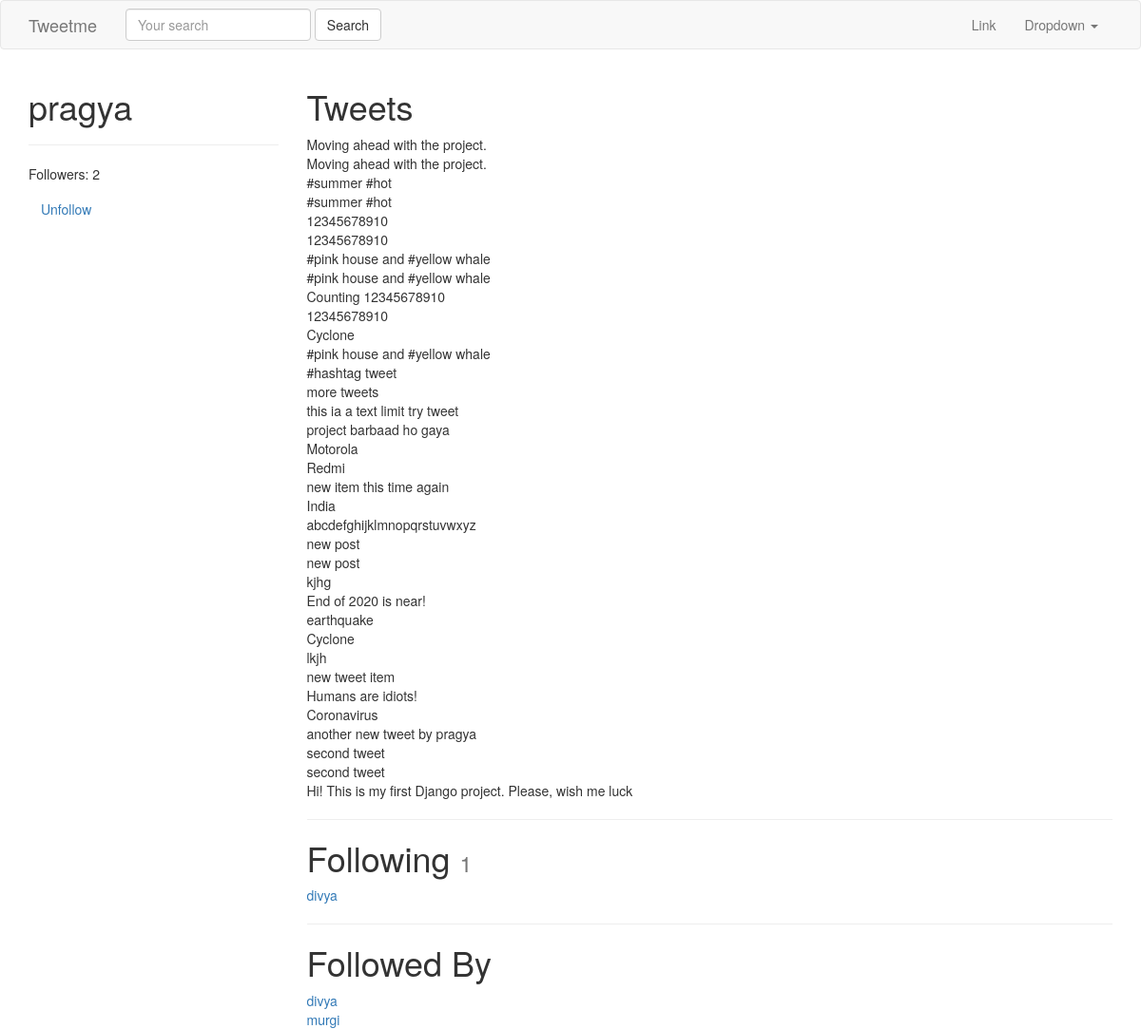
/pragya/ (signed in), run on an earlier commit of the app's database.
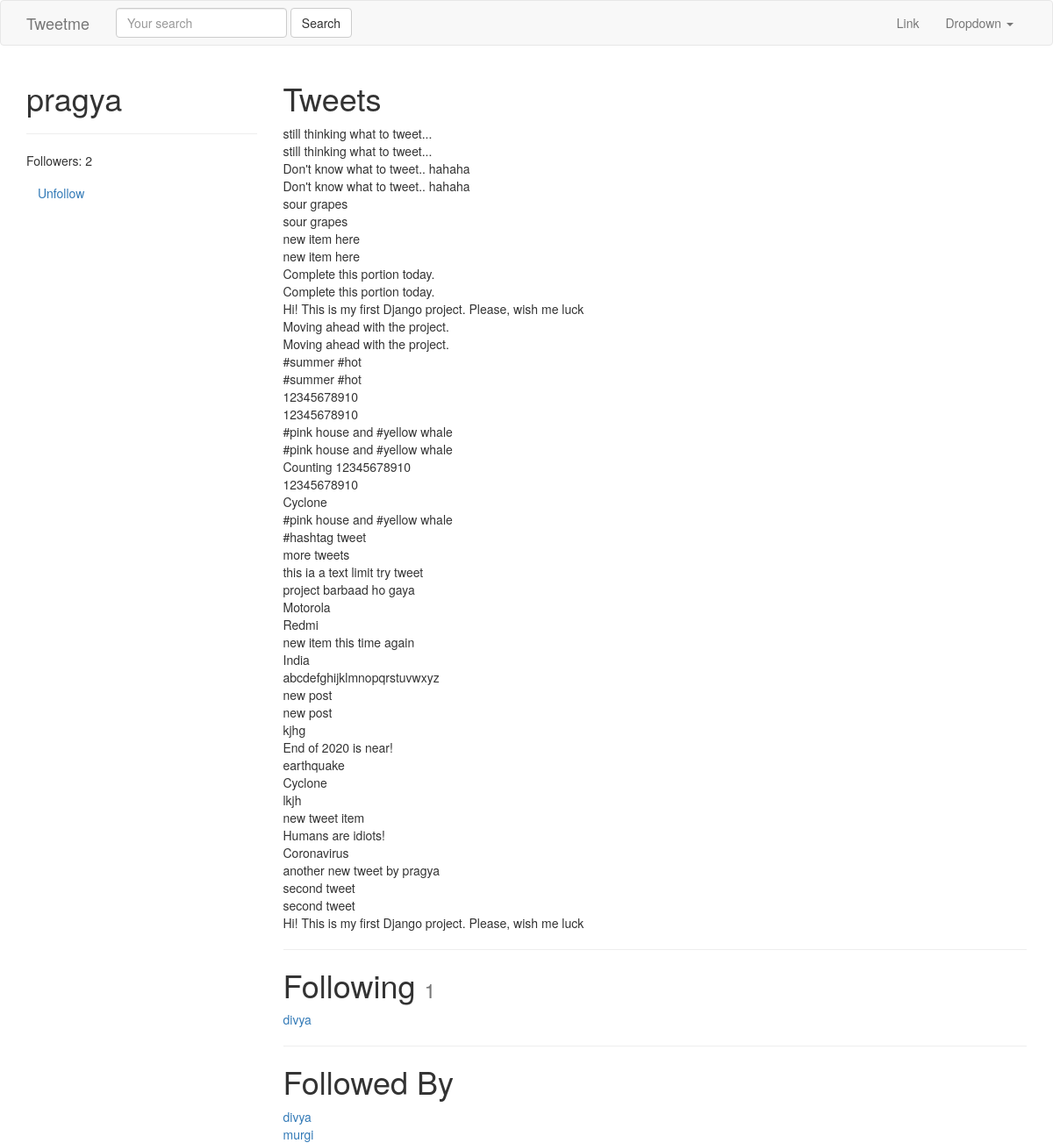
And on a later commit of the database.
### tweets/models.py (models this page shows, shortened)
class Tweet(models.Model):
	parent = models.ForeignKey("self", blank=True, null=True, on_delete=models.CASCADE,)
	user = models.ForeignKey(settings.AUTH_USER_MODEL, on_delete=models.CASCADE,)
	content = models.CharField(max_length=140, validators=[valiadte_content])
	updated = models.DateTimeField(auto_now=True)
	timestamp = models.DateTimeField(auto_now_add=True)
	objects = TweetManager()
	def __str__(self):
		return str(self.content)
	class Meta:
		ordering = ['-timestamp']

### accounts/models.py (models this page shows, shortened)
class UserProfile(models.Model):
	user = models.OneToOneField(settings.AUTH_USER_MODEL, related_name='profile', on_delete=models.CASCADE,) #user.profile
	following = models.ManyToManyField(settings.AUTH_USER_MODEL, blank=True, related_name='followed_by',)
	objects = UserProfileManager()
	def get_following(self):
		users = self.following.all()
		return users.exclude(username=self.user.username)
	def get_follow_url(self):
		return reverse_lazy("profiles:follow", kwargs={"username":self.user.username})

### accounts/views.py (the view)
# urls.py: url(r'^(?P<username>[\w.@+-]+)/$',UserDetailView.as_view(), name='detail'),
class UserDetailView(DetailView):
	template_name = 'accounts/user_detail.html'
	queryset = User.objects.all()
	def get_object(self):
		return get_object_or_404(
			User,
			username__iexact=self.kwargs.get("username")
			)
	def get_context_data(self, *args, **kwargs):
		context = super(UserDetailView, self).get_context_data(*args, **kwargs)
		following = UserProfile.objects.is_following(self.request.user, self.get_object())
		context['following'] = following
		return context

### accounts/models.py (called while the page is built)
	def all(self):
		qs = self.get_queryset().all()
		try:
			if self.instance:
				qs = qs.exclude(user=self.instance)
		except:
			pass
		return qs

	def is_following(self, user, followed_by_user):
		user_profile, created = UserProfile.objects.get_or_create(user=user)
		if created:
			return False
		if followed_by_user in user_profile.following.all():
			return True
		return False

### accounts/templates/accounts/user_detail.html
{% extends "base.html" %}
{% block content %}
<div class='row'>
	<div class='col-sm-3 col-xs-12'>
		<h1>{{ object.username }}</h1>
		<hr/>
		<p>Followers: {{  object.followed_by.all.count }}</p>
		<p>
			<a class='btn btn-link' href='{{ object.profile.get_follow_url }}'>
				{% if following %} Unfollow{% else %} Follow{% endif %}
			</a>
		</p>
	</div>
	<div class='col-sm-9 col-xs-12'>
		<h1>Tweets</h1>
		{% for tweet in object.tweet_set.all %}
		{{ tweet }}<br/>
		{% endfor %}
		<hr/>
		<h1>Following <small>{{ object.profile.get_following.count }}</small></h1>
			{% for user in object.profile.get_following %}
			<a href='/{{ user.username }}'>{{ user.username }}</a><br/>
			{% empty %}
			<h4>Not following any user</h4>
			{% endfor %}
		<hr/>
		<h1>Followed By</h1>
			{% for profile in object.followed_by.all %}
			<a href='/{{ profile.user.username }}'>{{ profile.user.username }}</a><br/>
			{% empty %}
			<h4>Not followed by any user</h4>
			{% endfor %}
	</div>
</div>
{% endblock content %}

### templates/base.html (shortened to what this page needs)
<!DOCTYPE html>
{% load static %}
<html lang="en">
  <head>
    <link href="{% static 'css/bootstrap.min.css' %}" rel="stylesheet">
  </head>
  <body>
    {% include "navbar.html" %}
    <div class='container'>
      {% block content %}
      {% endblock content %}
    </div>
  </body>
</html>

### templates/navbar.html (shortened to what this page needs)
<nav class="navbar navbar-default">
  <div class="container">
    <div class="navbar-header">
      <a class="navbar-brand" href="{% url 'home' %}">Tweetme</a>
    </div>
    {% include "tweets/search_form.html" %}
    <div class="collapse navbar-collapse" id="bs-example-navbar-collapse-1">
      <ul class="nav navbar-nav navbar-right">
        <li><a href="#">Link</a></li>
        <li class="dropdown">
          <a href="#" class="dropdown-toggle" data-toggle="dropdown" role="button" aria-haspopup="true" aria-expanded="false">Dropdown <span class="caret"></span></a>
        </li>
      </ul>
    </div>
  </div>
</nav>

### tweets/templates/tweets/search_form.html
<form id='navbar-search-form' class="navbar-form navbar-left" method='GET' action='{% url "tweet:list" %}'>
		<div class="form-group">
			<input class="form-control" type='text' name='q' placeholder='Your search' value='{{request.GET.q }}'/>
			</div>
		<input class="btn btn-default" type='submit' value='Search' />
</form>

What changed in the data, as far as the page shows it:
added Tweet: content "still thinking what to tweet..."
added Tweet: content "still thinking what to tweet..."
added Tweet: content "Don't know what to tweet.. hahaha"
added Tweet: content "Don't know what to tweet.. hahaha"
added Tweet: content "sour grapes"
added Tweet: content "sour grapes"
added Tweet: content "new item here"
added Tweet: content "new item here"
added Tweet: content "Complete this portion today."
added Tweet: content "Complete this portion today."
added Tweet: content "Hi! This is my first Django project. Please, wish me luck"
